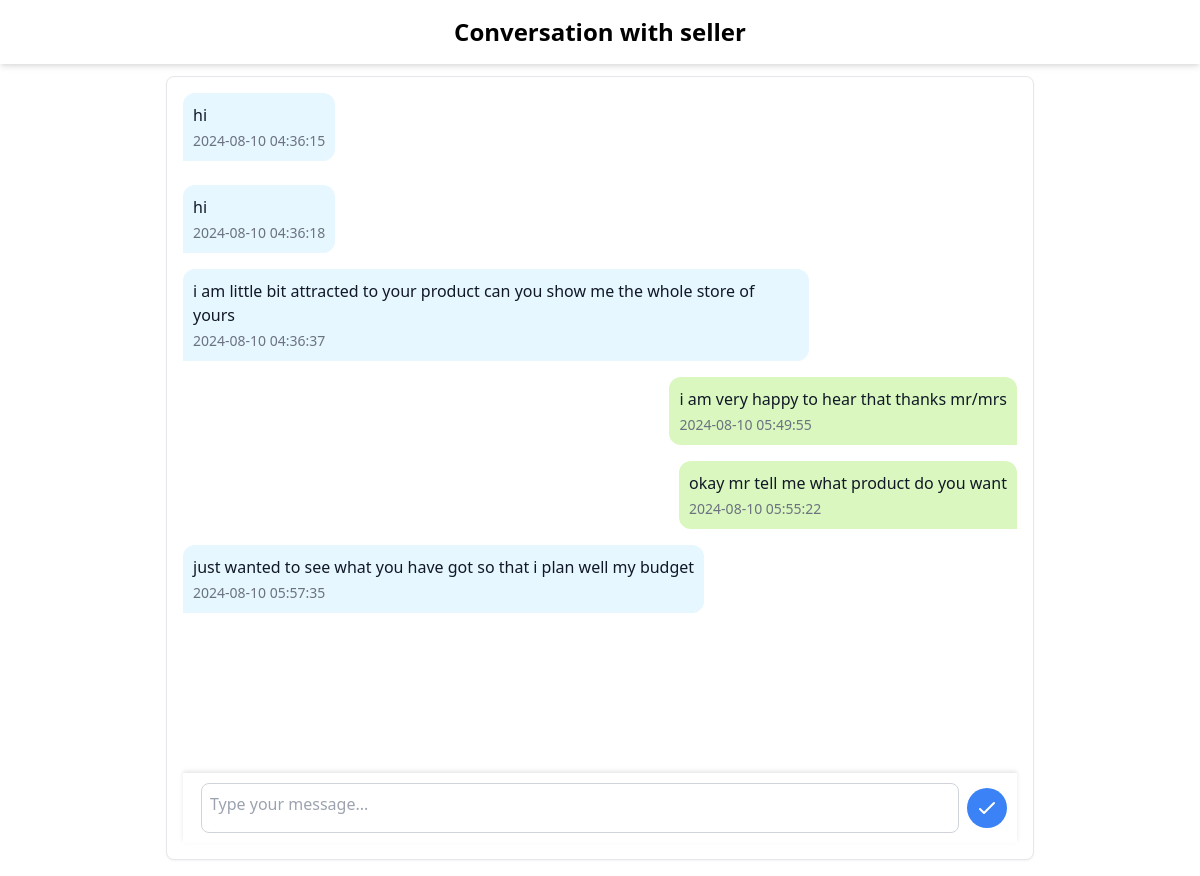
/chat_with_farmer_seller.php?seller_id=62&product_id=5 (signed in), run on the app's committed database.
### tables this page shows
CREATE TABLE `users` (
  `user_id` int(11) NOT NULL,
  `username` varchar(50) NOT NULL,
  `email` varchar(100) NOT NULL,
  `password_hash` varchar(255) NOT NULL,
  `registration_date` timestamp NOT NULL DEFAULT current_timestamp(),
  `role` enum('customer','farmer','seller','administrator') NOT NULL
);

CREATE TABLE `messages` (
  `message_id` int(11) NOT NULL,
  `message_content` text NOT NULL,
  `user_id` int(11) NOT NULL,
  `seller_farmer_id` int(11) NOT NULL,
  `product_id` int(11) NOT NULL,
  `timestamp` timestamp NOT NULL DEFAULT current_timestamp(),
  `role` enum('customer','seller','farmer') NOT NULL
);

### chat_with_farmer_seller.php (the view, shortened to what this page needs)
<?php
include("db_connection.php");
$seller_id = $product_id = $user_id = $fetched_role = null;
if ($_SERVER["REQUEST_METHOD"] == "GET" || $_SERVER["REQUEST_METHOD"] == "POST") {
    $seller_id = $_GET['seller_id'] ?? $_POST['seller_id'];
    $product_id = $_GET['product_id'] ?? $_POST['product_id'];
    $user_id = $_SESSION['user_id'];
    $get_role = "SELECT role FROM users WHERE user_id = $seller_id";
    $get_role_result = $conn->query($get_role);
    if ($get_role_result) {
        $fetched_seller_role = $get_role_result->fetch_assoc();
        $fetched_role = $fetched_seller_role['role'];
    } else {
        echo "Error: $conn->error";
        echo "<br> There was an error retrieving the seller/farmer role from the database.";
    }
}
$customer_messages = [];
$seller_farmer_messages = [];
$customer_query = "SELECT * FROM messages WHERE user_id = '$user_id' AND seller_farmer_id = '$seller_id' AND product_id = '$product_id' AND role = 'customer'";
$seller_farmer_query = "SELECT * FROM messages WHERE user_id = '$user_id' AND seller_farmer_id = '$seller_id' AND product_id = '$product_id' AND role = '$fetched_role'";
$customer_result = $conn->query($customer_query);
$seller_farmer_result = $conn->query($seller_farmer_query);
if ($customer_result) {
    while ($row = $customer_result->fetch_assoc()) {
        $customer_messages[] = $row;
    }
} else {
    echo "Error: $conn->error";
    echo "<br> There was an error fetching the customer messages.";
}
if ($seller_farmer_result) {
    while ($row = $seller_farmer_result->fetch_assoc()) {
        $seller_farmer_messages[] = $row;
    }
} else {
    echo "Error: $conn->error";
    echo "<br> There was an error fetching the seller/farmer messages.";
}
$all_messages = array_merge($customer_messages, $seller_farmer_messages);
usort($all_messages, function ($a, $b) {
    return strtotime($a['timestamp']) - strtotime($b['timestamp']);
});
?>
<!DOCTYPE html>
<html lang="en">
<head>
    <link href="https://cdn.jsdelivr.net/npm/tailwindcss@2.2.19/dist/tailwind.min.css" rel="stylesheet">
</head>
<body class="bg-[#FFF6F5] font-sans">
    <header class="header shadow-md py-4 px-6">
        <h1 class="text-2xl font-bold text-center">Conversation with <?php echo $fetched_role; ?></h1>
    </header>
    <div class="chat-container main-content">
        <main class="flex-grow p-4">
            <div class="bg-white border border-gray-200 rounded-lg shadow-sm p-4 flex flex-col h-full">
                <div class="message-scroll-container flex flex-col space-y-4">
                    <?php foreach ($all_messages as $message): ?>
                        <div class="message-container flex <?php echo $message['role']; ?>">
                            <div class="message-content flex flex-col">
                                <p class="text-gray-900"><?php echo $message['message_content']; ?></p>
                                <span class="text-gray-500 text-sm mt-1"><?php echo $message['timestamp']; ?></span>
                            </div>
                        </div>
                    <?php endforeach; ?>
                </div>
                <div class="message-box flex items-center space-x-2">
                    <form action="chat_with_farmer_seller.php" method="post" class="w-full flex items-center space-x-2">
                        <textarea name="message" id="message" class="w-full p-2 border border-gray-300 rounded-lg" placeholder="Type your message..."></textarea>
                        <button type="submit" class="bg-blue-500 text-white p-2 rounded-full hover:bg-blue-600 flex items-center justify-center">
                            <svg xmlns="http://www.w3.org/2000/svg" class="h-6 w-6" fill="none" viewBox="0 0 24 24" stroke="currentColor">
                                <path stroke-linecap="round" stroke-linejoin="round" stroke-width="2" d="M5 13l4 4L19 7" />
                            </svg>
                        </button>
                    </form>
                </div>
            </div>
        </main>
    </div>
</body>
</html>

### chat_with_farmer_seller.php (style rules this page uses)
.message-container { background-color: #f5f5f5; position: relative; max-width: 75%; padding: 10px; border-radius: 12px; margin-bottom: 8px; }
.message-container.customer { background-color: #e6f7ff; align-self: flex-start; border-bottom-left-radius: 0; }
.message-container.seller, .message-container.farmer { background-color: #d9f7be; align-self: flex-end; border-bottom-right-radius: 0; }
.message-box { position: relative; width: 100%; padding: 10px; background: white; box-shadow: 0 -2px 4px rgba(0, 0, 0, 0.1); }
.message-box textarea { resize: none; height: 50px; }
.chat-container { max-width: 75vw; margin: 0 auto; display: flex; flex-direction: column; height: 100vh; }
.message-scroll-container { overflow-y: auto; height: calc(100vh - 120px); }
.message-scroll-container { scrollbar-width: none; }
.header { position: fixed; top: 0; left: 0; width: 100%; background: white; z-index: 10; }
.main-content { padding-top: 60px; }

### data on the page
users: role "seller"
messages: message_content "hi", timestamp "2024-08-10 04:36:15"
messages: message_content "hi", timestamp "2024-08-10 04:36:18"
messages: message_content "i am little bit attracted to your product can you show me the whole store of yours", timestamp "2024-08-10 04:36:37"
messages: message_content "i am very happy to hear that thanks mr/mrs", timestamp "2024-08-10 05:49:55"
messages: message_content "okay mr tell me what product do you want", timestamp "2024-08-10 05:55:22"
messages: message_content "just wanted to see what you have got so that i plan well my budget", timestamp "2024-08-10 05:57:35"
